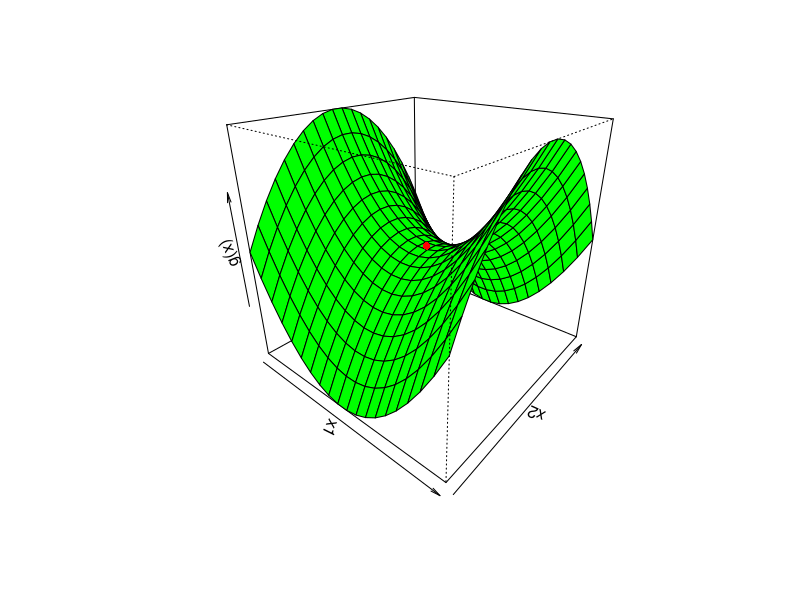

Write R code to recreate this figure.
f <- function(x){ x[1]^2 - x[2]^2 }

x1s = seq(-2,2, len=20)
x2s = seq(-2,2, len=20)

x1x2 <- expand.grid( x=x1s , y=x2s )

z <- matrix(apply(x1x2, 1, f),20,20)

persp(x1s, x2s, z,phi=25,theta=40, xlab='x1', ylab='x2', zlab='g(x)',
 col='green') -> res
points( trans3d(0,0,0,pmat=res), col='red', pch=16)

##dev.copy2eps(file='SONC.eps')
